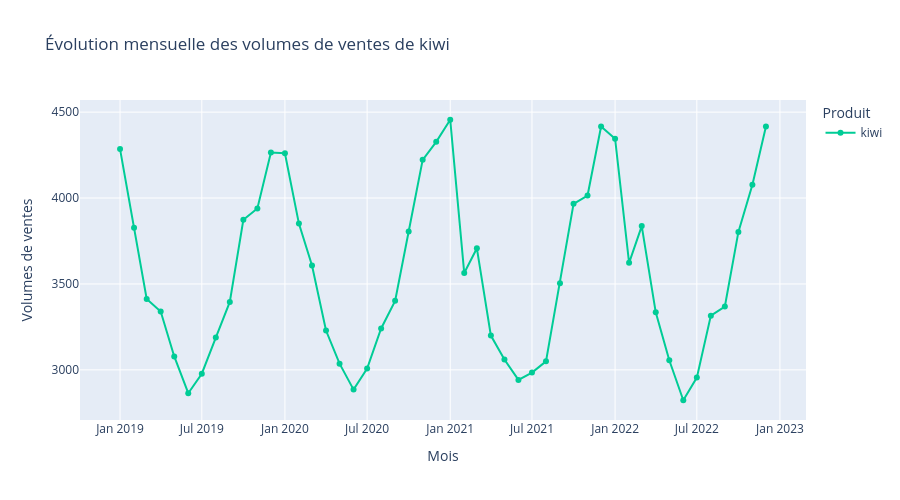

Notebook code cell kept with this figure:
### Markdown cell above
Graphique plus simple à interpréter comparé à banane, pomme. Pour les volumes des abricot pas de tendance nette à la hausse ou à la baisse, de manière générale mais saisonnalité marquée, les volumes de ventes pour augmentent principalement entre mai et juillet, pic récurrent en juin.
On observe des creux généralement en début d'année (janvier/février) et fin d'année (novembre/décembre). Comportement qui se répéte sur les 4 années.

### Code cell
fig = px.line(
    top5_mensuel[top5_mensuel["product"] == "kiwi"],
    x="month_year",
    y="sales",
    color="product",
    markers=True,
    color_discrete_sequence=["#00CC96"],
    title="Évolution mensuelle des volumes de ventes de kiwi"
)
fig.update_xaxes(
    title_text="Mois"
)
fig.update_yaxes(
    title_text="Volumes de ventes"
)
fig.update_layout(
    legend_title_text="Produit",
    width=900,
    height=500
)
fig.show()

### Figure 1 — Plotly figure (JSON) as saved in the notebook; plotly's stock layout.template omitted (floating-point values rounded to 4 significant figures)
{"data": [{"hovertemplate": "product=kiwi<br>month_year=%{x}<br>sales=%{y}<extra></extra>", "legendgroup": "kiwi", "line": {"color": "#00CC96", "dash": "solid"}, "marker": {"symbol": "circle"}, "mode": "lines+markers", "name": "kiwi", "orientation": "v", "showlegend": true, "type": "scatter", "x": ["2019-01", "2019-02", "2019-03", "2019-04", "2019-05", "2019-06", "2019-07", "2019-08", "2019-09", "2019-10", "2019-11", "2019-12", "2020-01", "2020-02", "2020-03", "2020-04", "2020-05", "2020-06", "2020-07", "2020-08", "2020-09", "2020-10", "2020-11", "2020-12", "2021-01", "2021-02", "2021-03", "2021-04", "2021-05", "2021-06", "2021-07", "2021-08", "2021-09", "2021-10", "2021-11", "2021-12", "2022-01", "2022-02", "2022-03", "2022-04", "2022-05", "2022-06", "2022-07", "2022-08", "2022-09", "2022-10", "2022-11", "2022-12"], "xaxis": "x", "y": [4285.0, 3827.0, 3413.0, 3340.0, 3078.0, 2864.0, 2977.0, 3188.0, 3395.0, 3874.0, 3940.0, 4264.0, 4261.0, 3851.0, 3607.0, 3229.0, 3036.0, 2885.0, 3008.0, 3241.0, 3402.0, 3805.0, 4223.0, 4327.0, 4456.0, 3563.0, 3707.0, 3200.0, 3060.0, 2941.0, 2984.0, 3049.0, 3505.0, 3966.0, 4015.0, 4416.0, 4345.0, 3623.0, 3837.0, 3335.0, 3056.0, 2823.0, 2955.0, 3316.0, 3369.0, 3803.0, 4078.0, 4417.0], "yaxis": "y"}], "layout": {"height": 500, "legend": {"title": {"text": "Produit"}, "tracegroupgap": 0}, "title": {"text": "Évolution mensuelle des volumes de ventes de kiwi"}, "width": 900, "xaxis": {"anchor": "y", "domain": [0, 1], "title": {"text": "Mois"}}, "yaxis": {"anchor": "x", "domain": [0, 1], "title": {"text": "Volumes de ventes"}}}}
